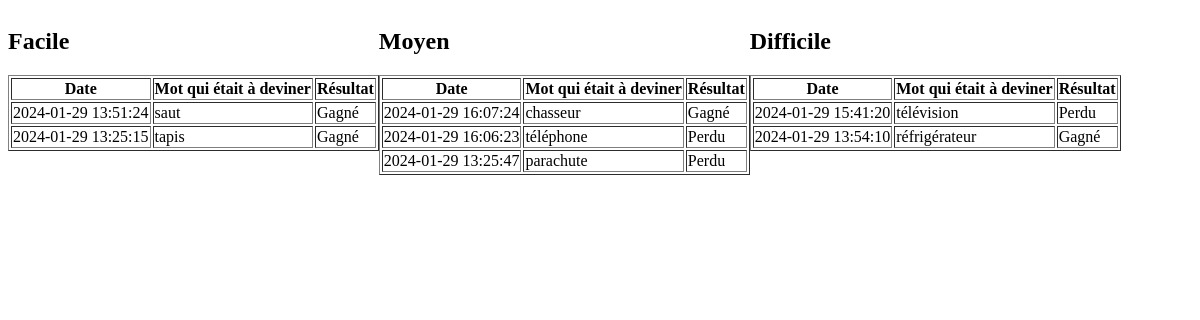
Page /historique (signed in) on the earlier database version.
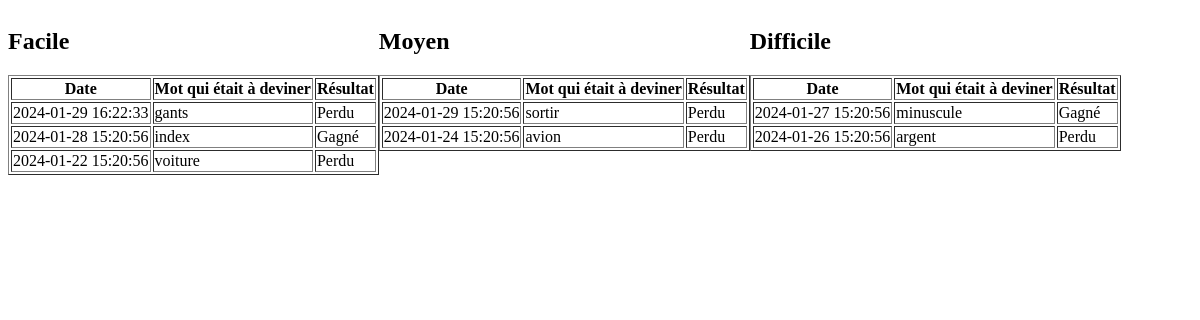
Same page on the later database version.
### tables this page shows
CREATE TABLE Partie (
    Partie_Id INTEGER PRIMARY KEY AUTOINCREMENT,
    Date_Du_Jeu DATETIME DEFAULT CURRENT_TIMESTAMP,
    Mot_A_Deviner VARCHAR,
    Gagne_Facile INTEGER DEFAULT 0,
    Perdu_Facile INTEGER DEFAULT 0,
    Gagne_Moyen INTEGER DEFAULT 0,
    Perdu_Moyen INTEGER DEFAULT 0,
    Gagne_Difficile INTEGER DEFAULT 0,
    Perdu_Difficile INTEGER DEFAULT 0,
    Resultat VARCHAR DEFAULT NULL,
    Difficulty VARCHAR DEFAULT NULL,
    User_Id INTEGER,
    FOREIGN KEY(User_Id) REFERENCES User(US_Id)
);

### app.py (the view)
@app.route('/historique')
def historique():
    user_id = session.get('user_id')
    with connect_db() as db:
        cursor = db.cursor()
        cursor.execute("""
            SELECT Date_Du_Jeu, Mot_A_Deviner, Resultat
            FROM Partie
            WHERE User_Id = ? AND Difficulty = "facile"
            ORDER BY Date_Du_Jeu DESC;
        """, (user_id,))
        game_history_facile = cursor.fetchall()
    with connect_db() as db:
        cursor = db.cursor()
        cursor.execute("""
            SELECT Date_Du_Jeu, Mot_A_Deviner, Resultat
            FROM Partie
            WHERE User_Id = ? AND Difficulty = "moyen"
            ORDER BY Date_Du_Jeu DESC;
        """, (user_id,))
        game_history_moyen = cursor.fetchall()
    with connect_db() as db:
        cursor = db.cursor()
        cursor.execute("""
            SELECT Date_Du_Jeu, Mot_A_Deviner, Resultat
            FROM Partie
            WHERE User_Id = ? AND Difficulty = "difficile"
            ORDER BY Date_Du_Jeu DESC;
        """, (user_id,))
        game_history_difficile = cursor.fetchall()
    return render_template('historique.html', game_history_moyen=game_history_moyen, game_history_facile=game_history_facile, game_history_difficile=game_history_difficile)

### app.py (called while the page is built)
def connect_db():
    db_path = 'Pendu.db'
    print(f"Connecté à la base de données : {db_path}")
    return sqlite3.connect(db_path)

### templates/historique.html (shortened to what this page needs)
    <!DOCTYPE html>
    <html lang="fr">
    <head>
        <link rel="stylesheet" href="style3.css">
    </head>
    <body>
        <div class="table-container">
            <div class="table-section">
                <h2>Facile</h2>
                <table border="1">
                    <thead>
                        <tr>
                            <th>Date</th>
                            <th>Mot qui était à deviner</th>
                            <th>Résultat</th>
                        </tr>
                    </thead>
                    <tbody>
                        {% for game in game_history_facile %}
                            <tr>
                                <td>{{ game[0] }}</td>
                                <td>{{ game[1] }}</td>
                                <td>{{ game[2] }}</td>
                            </tr>
                        {% endfor %}
                    </tbody>
                </table>
            </div>
            <div class="table-section">
                <h2>Moyen</h2>
                <table border="1">
                    <thead>
                        <tr>
                            <th>Date</th>
                            <th>Mot qui était à deviner</th>
                            <th>Résultat</th>
                        </tr>
                    </thead>
                    <tbody>
                        {% for game in game_history_moyen %}
                            <tr>
                                <td>{{ game[0] }}</td>
                                <td>{{ game[1] }}</td>
                                <td>{{ game[2] }}</td>
                            </tr>
                        {% endfor %}
                    </tbody>
                </table>
            </div>
            <div class="table-section">
                <h2>Difficile</h2>
                <table border="1">
                    <thead>
                        <tr>
                            <th>Date</th>
                            <th>Mot qui était à deviner</th>
                            <th>Résultat</th>
                        </tr>
                    </thead>
                    <tbody>
                        {% for game in game_history_difficile %}
                            <tr>
                                <td>{{ game[0] }}</td>
                                <td>{{ game[1] }}</td>
                                <td>{{ game[2] }}</td>
                            </tr>
                        {% endfor %}
                    </tbody>
                </table>
            </div>
        </div>
    </body>
    </html>

### static/style3.css (style rules this page uses)
.table-container { display: flex; flex-direction: row; }

Differences in the rows shown:
removed Partie: Date_Du_Jeu "2024-01-29 13:51:24", Mot_A_Deviner "saut", Resultat "Gagné", shown under "Facile"
removed Partie: Date_Du_Jeu "2024-01-29 16:07:24", Mot_A_Deviner "chasseur", Resultat "Gagné", shown under "Moyen"
removed Partie: Date_Du_Jeu "2024-01-29 16:06:23", Mot_A_Deviner "téléphone", Resultat "Perdu", shown under "Moyen"
removed Partie: Date_Du_Jeu "2024-01-29 13:25:47", Mot_A_Deviner "parachute", Resultat "Perdu", shown under "Moyen"
removed Partie: Date_Du_Jeu "2024-01-29 15:41:20", Mot_A_Deviner "télévision", Resultat "Perdu", shown under "Difficile"
removed Partie: Date_Du_Jeu "2024-01-29 13:54:10", Mot_A_Deviner "réfrigérateur", Resultat "Gagné", shown under "Difficile"
changed Partie: Date_Du_Jeu "2024-01-29 13:25:15" → "2024-01-29 16:22:33"; Mot_A_Deviner "tapis" → "gants"; Resultat "Gagné" → "Perdu"
now on this page (row edited): Partie: Date_Du_Jeu "2024-01-28 15:20:56", Mot_A_Deviner "index", Resultat "Gagné", shown under "Facile"
now on this page (row edited): Partie: Date_Du_Jeu "2024-01-22 15:20:56", Mot_A_Deviner "voiture", Resultat "Perdu", shown under "Facile"
now on this page (row edited): Partie: Date_Du_Jeu "2024-01-29 15:20:56", Mot_A_Deviner "sortir", Resultat "Perdu", shown under "Moyen"
now on this page (row edited): Partie: Date_Du_Jeu "2024-01-24 15:20:56", Mot_A_Deviner "avion", Resultat "Perdu", shown under "Moyen"
now on this page (row edited): Partie: Date_Du_Jeu "2024-01-27 15:20:56", Mot_A_Deviner "minuscule", Resultat "Gagné", shown under "Difficile"
now on this page (row edited): Partie: Date_Du_Jeu "2024-01-26 15:20:56", Mot_A_Deviner "argent", Resultat "Perdu", shown under "Difficile"
